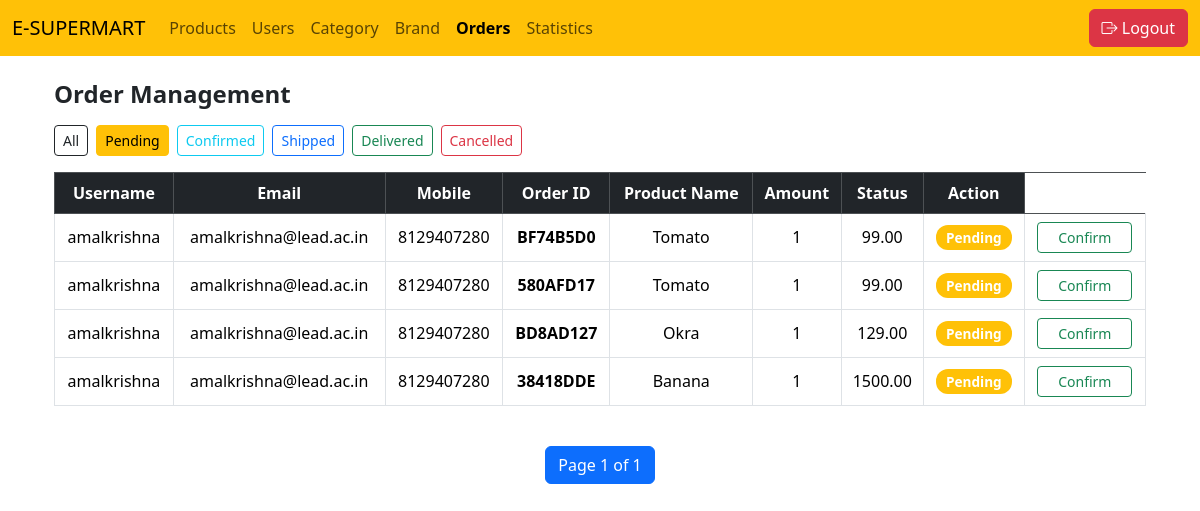
Before: /adminpanel/admin_orders/?status=pending (signed in) with the older database file.
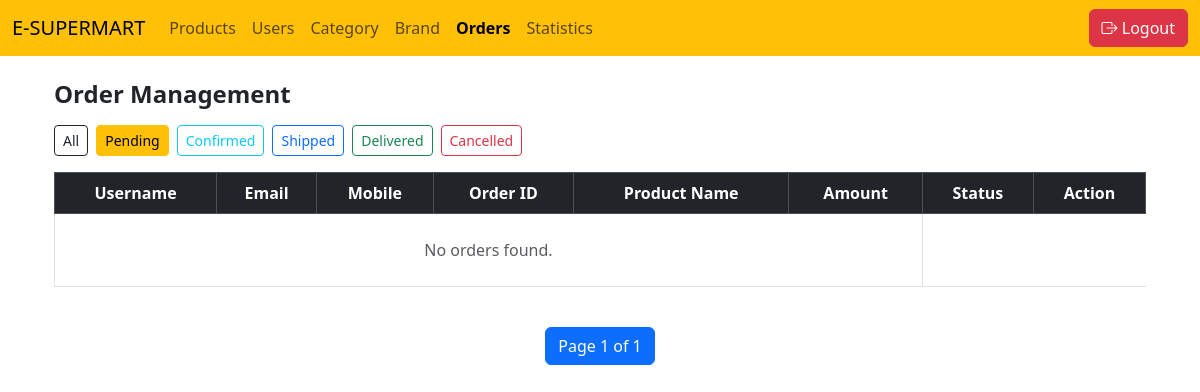
After: the same page with the newer database file.
### adminapp/models.py (models this page shows, shortened)
class Order(models.Model):
    STATUS_CHOICES = (
        ('pending', 'Pending'),
        ('confirmed', 'Confirmed'),
        ('shipped', 'Shipped'),
        ('delivered', 'Delivered'),
        ('cancelled', 'Cancelled'),
    )
    user = models.ForeignKey(Customerdetails, on_delete=models.CASCADE, related_name='orders')
    product=models.ForeignKey(Product,on_delete=models.CASCADE)
    total_amount = models.DecimalField(max_digits=10, decimal_places=2)
    status = models.CharField(max_length=20, choices=STATUS_CHOICES, default='pending')
    created_at = models.DateTimeField(auto_now_add=True)
    price = models.DecimalField(max_digits=10, decimal_places=2)
    quantity = models.PositiveIntegerField()
    order_id=models.CharField(max_length=8,unique=True, blank=True)

class Product(models.Model):
    name=models.CharField(max_length=50)
    description=models.CharField(max_length=100,null=False)
    price=models.IntegerField(null=False)
    image=models.ImageField(upload_to='product_images',null=False)
    is_available=models.BooleanField(default=True)
    category=models.ForeignKey(Category,on_delete=models.CASCADE,related_name='categories')
    brand=models.ForeignKey(Brand,on_delete=models.CASCADE,related_name='brands')
    created_at=models.DateTimeField(auto_now_add=True)
    stock=models.PositiveIntegerField(default=1)

### userapp/models.py (models this page shows, shortened)
class Customerdetails(models.Model):
    mobile=models.CharField(max_length=10,unique=True)
    user=models.OneToOneField(User,on_delete=models.CASCADE)
    is_active=models.BooleanField(default=True)
    otp=models.CharField(max_length=6,null=True,blank=True)
    otp_created_at = models.DateTimeField(null=True, blank=True)
    address=models.ForeignKey(CustomerAddress,on_delete=models.CASCADE,null=True, blank=True)
    password_length = models.IntegerField(default=0)

### adminapp/views.py (the view)
    @login_required
    def wrapper(request,*args,**kwargs):
        if not request.user.is_staff:
            return redirect('login_view')
        return fun(request,*args,**kwargs)

### adminapp/views.py (called while the page is built)
def admin_only(fun):
    @login_required
    def wrapper(request,*args,**kwargs):
        if not request.user.is_staff:
            return redirect('login_view')
        return fun(request,*args,**kwargs)
    return wrapper

@login_required
@admin_only
def admin_orders(request):
    orders = Order.objects.select_related(
        'user__user', 'product'
    ).all().order_by('-id')
    status = request.GET.get('status')
    if status == "pending":
        orders = orders.filter(status="pending")
    elif status == "confirmed":
        orders = orders.filter(status="confirmed")
    elif status == "shipped":
        orders = orders.filter(status="shipped")
    elif status == "delivered":
        orders = orders.filter(status="delivered")
    elif status == "cancelled":
        orders = orders.filter(status="cancelled")
    paginator = Paginator(orders, 10)
    page_number = request.GET.get('page')
    page_obj = paginator.get_page(page_number)
    return render(request, 'admin_order_page.html', {
        'user': page_obj,
        'status': status
    })

### adminapp/templates/admin_order_page.html (shortened to what this page needs)
{% extends "base_page.html" %}
{% block content %}
<div class="container mt-4">
    <h4 class="mb-3 fw-semibold">Order Management</h4>
    <div class="mb-3 d-flex flex-wrap gap-2">
<a href="{% url 'admin_order_page' %}"
class="btn btn-outline-dark btn-sm
{% if not request.GET.status %}active{% endif %}">
All
</a>
<a href="?status=pending"
class="btn btn-outline-warning btn-sm
{% if request.GET.status == 'pending' %}active{% endif %}">
Pending
</a>
<a href="?status=confirmed"
class="btn btn-outline-info btn-sm
{% if request.GET.status == 'confirmed' %}active{% endif %}">
Confirmed
</a>
<a href="?status=shipped"
class="btn btn-outline-primary btn-sm
{% if request.GET.status == 'shipped' %}active{% endif %}">
Shipped
</a>
<a href="?status=delivered"
class="btn btn-outline-success btn-sm
{% if request.GET.status == 'delivered' %}active{% endif %}">
Delivered
</a>
<a href="?status=cancelled"
class="btn btn-outline-danger btn-sm
{% if request.GET.status == 'cancelled' %}active{% endif %}">
Cancelled
</a>
</div>
    <div class="table-responsive">
        <table class="table table-bordered align-middle text-center">
            <thead class="table-dark">
                <tr>
                    <th>Username</th>
                    <th>Email</th>
                    <th>Mobile</th>
                    <th>Order ID</th>
                    <th>Product Name</th>
                    <th>Amount</th>
                    <th>Status</th>
                    <th>Action</th>
                </tr>
            </thead>
            <tbody>
                {% for i in user %}
                <tr>
                    <td>{{ i.user.user.username }}</td>
                    <td>{{ i.user.user.email }}</td>
                    <td>{{ i.user.mobile }}</td>
                    <td>
                        <span class="fw-semibold">{{ i.order_id }}</span>
                    </td>
                    <td>{{ i.product.name }}</td>
                    <td>{{ i.quantity }}</td>
                    <td>{{ i.total_amount }}</td>
                    <td>
                        <span class="badge status-badge
                            {% if i.status == 'pending' %}bg-warning
                            {% elif i.status == 'confirmed' %}bg-info
                            {% elif i.status == 'shipped' %}bg-primary
                            {% elif i.status == 'delivered' %}bg-success
                            {% else %}bg-danger{% endif %}">
                            {{ i.status }}
                        </span>
                    </td>
                    <td>
    {% if i.status == 'pending' %}
        <a href="{% url 'admin_status_update' i.id 'confirmed' %}"
           class="btn btn-outline-success btn-sm action-btn">
            Confirm
        </a>
    {% elif i.status == 'confirmed' %}
        <a href="{% url 'admin_status_update' i.id 'shipped' %}"
           class="btn btn-outline-warning btn-sm action-btn">
            Ship
        </a>
    {% elif i.status == 'shipped' %}
        <a href="{% url 'admin_status_update' i.id 'delivered' %}"
           class="btn btn-outline-primary btn-sm action-btn">
            Deliver
        </a>
    {% elif i.status == 'cancelled' %}
        <span class="badge bg-danger">Cancelled</span>
    {% elif i.status == 'delivered' %}
        <span class="badge bg-success">Delivered</span>
    {% endif %}
</td>
                </tr>
                {% empty %}
                <tr>
                    <td colspan="6" class="text-muted py-4">
                        No orders found.
                    </td>
                </tr>
                {% endfor %}
            </tbody>
        </table>
    </div>
</div>
<div class="d-flex justify-content-center mt-4">
    <nav>
        <ul class="pagination">
            <li class="page-item active">
                <span class="page-link">
                    Page {{ user.number }} of {{ user.paginator.num_pages }}
                </span>
            </li>
        </ul>
    </nav>
</div>
{% endblock content %}

Changed rows visible on the page:
removed Order: user.user.username "amalkrishna", user.user.email "amalkrishna@lead.ac.in", user.mobile "8129407280", order_id "BF74B5D0", product.name "Tomato", quantity "1", total_amount "99.00", status "Pending", shows "Confirm"
removed Order: user.user.username "amalkrishna", user.user.email "amalkrishna@lead.ac.in", user.mobile "8129407280", order_id "580AFD17", product.name "Tomato", quantity "1", total_amount "99.00", status "Pending", shows "Confirm"
removed Order: user.user.username "amalkrishna", user.user.email "amalkrishna@lead.ac.in", user.mobile "8129407280", order_id "BD8AD127", product.name "Okra", quantity "1", total_amount "129.00", status "Pending", shows "Confirm"
removed Order: user.user.username "amalkrishna", user.user.email "amalkrishna@lead.ac.in", user.mobile "8129407280", order_id "38418DDE", product.name "Banana", quantity "1", total_amount "1500.00", status "Pending", shows "Confirm"
Other visible differences:
text now shown: "No orders found."
